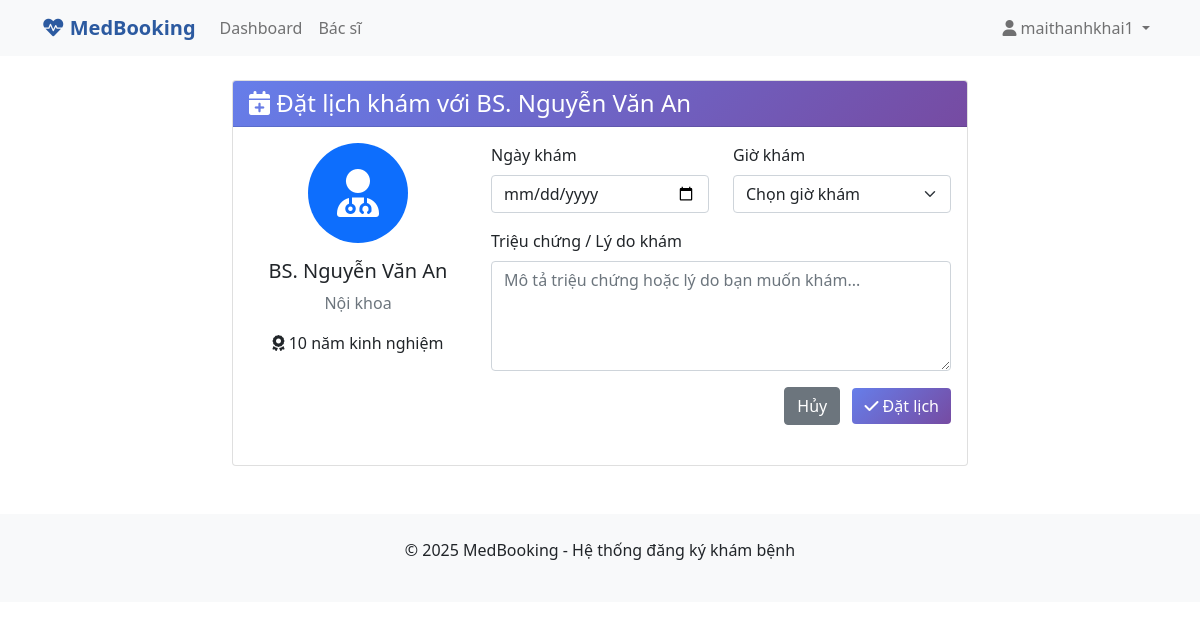
The app's page /user/book_appointment/1 (signed in) with its own data.
### app/models.py (models this page shows)
class Doctor(db.Model):
    id = db.Column(db.Integer, primary_key=True)
    name = db.Column(db.String(100), nullable=False)
    specialty = db.Column(db.String(100), nullable=False)
    phone = db.Column(db.String(20), nullable=False)
    email = db.Column(db.String(120), nullable=False)
    experience = db.Column(db.Integer, nullable=False)  # years of experience
    appointments = db.relationship('Appointment', backref='doctor', lazy=True)

### app/user/routes.py (the view, shortened to what this page needs)
@user_bp.route('/book_appointment/<int:doctor_id>', methods=['GET', 'POST'])
def book_appointment(doctor_id):
    if 'user_id' not in session:
        return redirect(url_for('auth.login'))
    doctor = Doctor.query.get_or_404(doctor_id)
    today = date.today().isoformat()
    return render_template('user/book_appointment.html', doctor=doctor, today= today)

### app/templates/user/book_appointment.html (shortened to what this page needs)
{% extends "base.html" %}
{% block content %}
<div class="row justify-content-center">
    <div class="col-md-8">
        <div class="card">
            <div class="card-header">
                <h4 class="mb-0">
                    <i class="fas fa-calendar-plus"></i> Đặt lịch khám với {{ doctor.name }}
                </h4>
            </div>
            <div class="card-body">
                <div class="row mb-4">
                    <div class="col-md-4 text-center">
                        <div class="bg-primary rounded-circle d-inline-flex align-items-center justify-content-center mb-3"
                             style="width: 100px; height: 100px;">
                            <i class="fas fa-user-md fa-3x text-white"></i>
                        </div>
                        <h5>{{ doctor.name }}</h5>
                        <p class="text-muted">{{ doctor.specialty }}</p>
                        <p><i class="fas fa-award"></i> {{ doctor.experience }} năm kinh nghiệm</p>
                    </div>
                    <div class="col-md-8">
                        <form method="POST">
                            <div class="row">
                                <div class="col-md-6 mb-3">
                                    <label for="appointment_date" class="form-label">Ngày khám</label>
                                    <input type="date" class="form-control" id="appointment_date"
                                           name="appointment_date" required min="{{ today }}">
                                </div>
                                <div class="col-md-6 mb-3">
                                    <label for="appointment_time" class="form-label">Giờ khám</label>
                                    <select class="form-select" id="appointment_time" name="appointment_time" required>
                                        <option value="">Chọn giờ khám</option>
                                    </select>
                                </div>
                            </div>
                            <div class="mb-3">
                                <label for="symptoms" class="form-label">Triệu chứng / Lý do khám</label>
                                <textarea class="form-control" id="symptoms" name="symptoms" rows="4"
                                          placeholder="Mô tả triệu chứng hoặc lý do bạn muốn khám..." required></textarea>
                            </div>
                            <div class="text-end">
                                <a href="{{ url_for('user.doctors') }}" class="btn btn-secondary me-2">Hủy</a>
                                <button type="submit" class="btn btn-medical">
                                    <i class="fas fa-check"></i> Đặt lịch
                                </button>
                            </div>
                        </form>
                    </div>
                </div>
            </div>
        </div>
    </div>
</div>
{% endblock %}

### app/templates/base.html (style rules this page uses)
.card-header { background: linear-gradient(135deg, #667eea 0%, #764ba2 100%); color: white; }
.btn-medical { background: linear-gradient(135deg, #667eea 0%, #764ba2 100%); border: none; color: white; }

### records on screen
Doctor: name "BS. Nguyễn Văn An", specialty "Nội khoa", experience "10"

### other values on screen
{{ session.username }} "maithanhkhai1"
